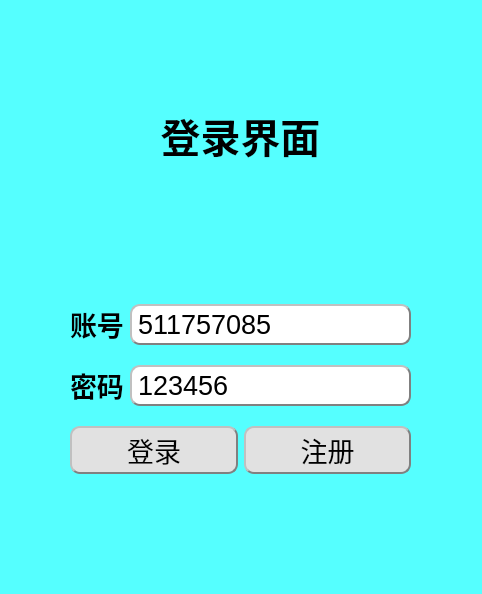
<?xml version="1.0" encoding="UTF-8"?>
<ui version="4.0">
 <class>Login</class>
 <widget class="QWidget" name="Login">
  <property name="geometry">
   <rect>
    <x>0</x>
    <y>0</y>
    <width>482</width>
    <height>594</height>
   </rect>
  </property>
  <property name="windowTitle">
   <string>Login</string>
  </property>
  <property name="styleSheet">
   <string notr="true">background-color: rgb(85, 255, 255);</string>
  </property>
  <widget class="QLabel" name="label_3">
   <property name="geometry">
    <rect>
     <x>70</x>
     <y>70</y>
     <width>341</width>
     <height>131</height>
    </rect>
   </property>
   <property name="font">
    <font>
     <family>Consolas</family>
     <pointsize>30</pointsize>
     <weight>75</weight>
     <bold>true</bold>
    </font>
   </property>
   <property name="text">
    <string>登录界面</string>
   </property>
   <property name="alignment">
    <set>Qt::AlignCenter</set>
   </property>
  </widget>
  <widget class="QWidget" name="layoutWidget">
   <property name="geometry">
    <rect>
     <x>70</x>
     <y>290</y>
     <width>341</width>
     <height>201</height>
    </rect>
   </property>
   <layout class="QVBoxLayout" name="verticalLayout">
    <item>
     <layout class="QHBoxLayout" name="horizontalLayout_2">
      <item>
       <widget class="QLabel" name="label">
        <property name="font">
         <font>
          <family>Consolas</family>
          <pointsize>20</pointsize>
          <weight>75</weight>
          <italic>false</italic>
          <bold>true</bold>
         </font>
        </property>
        <property name="styleSheet">
         <string notr="true"/>
        </property>
        <property name="text">
         <string>账号</string>
        </property>
       </widget>
      </item>
      <item>
       <widget class="QLineEdit" name="lineEdit_ID">
        <property name="font">
         <font>
          <pointsize>20</pointsize>
         </font>
        </property>
        <property name="styleSheet">
         <string notr="true">	background-color: rgb(255, 255, 255);
	border:2px groove gray;
	border-radius:10px;
	padding:2px 4px;
	border-style: outset;</string>
        </property>
        <property name="text">
         <string>511757085</string>
        </property>
       </widget>
      </item>
     </layout>
    </item>
    <item>
     <layout class="QHBoxLayout" name="horizontalLayout">
      <item>
       <widget class="QLabel" name="label_2">
        <property name="font">
         <font>
          <family>Consolas</family>
          <pointsize>20</pointsize>
          <weight>75</weight>
          <bold>true</bold>
         </font>
        </property>
        <property name="text">
         <string>密码</string>
        </property>
       </widget>
      </item>
      <item>
       <widget class="QLineEdit" name="lineEdit_Pass">
        <property name="font">
         <font>
          <pointsize>20</pointsize>
         </font>
        </property>
        <property name="styleSheet">
         <string notr="true">	background-color: rgb(255, 255, 255);
	border:2px groove gray;
	border-radius:10px;
	padding:2px 4px;
	border-style: outset;</string>
        </property>
        <property name="text">
         <string>123456</string>
        </property>
       </widget>
      </item>
     </layout>
    </item>
    <item>
     <layout class="QHBoxLayout" name="horizontalLayout_3">
      <item>
       <widget class="QPushButton" name="pushButton_login">
        <property name="font">
         <font>
          <pointsize>20</pointsize>
         </font>
        </property>
        <property name="styleSheet">
         <string notr="true">	background-color: rgb(225, 225, 225);
	border:2px groove gray;
	border-radius:10px;
	padding:2px 4px;
	border-style: outset;</string>
        </property>
        <property name="text">
         <string>登录</string>
        </property>
       </widget>
      </item>
      <item>
       <widget class="QPushButton" name="pushButton_regiset">
        <property name="font">
         <font>
          <pointsize>20</pointsize>
         </font>
        </property>
        <property name="styleSheet">
         <string notr="true">	background-color: rgb(225, 225, 225);
	border:2px groove gray;
	border-radius:10px;
	padding:2px 4px;
	border-style: outset;</string>
        </property>
        <property name="text">
         <string>注册</string>
        </property>
       </widget>
      </item>
     </layout>
    </item>
   </layout>
  </widget>
 </widget>
 <resources/>
 <connections/>
</ui>
